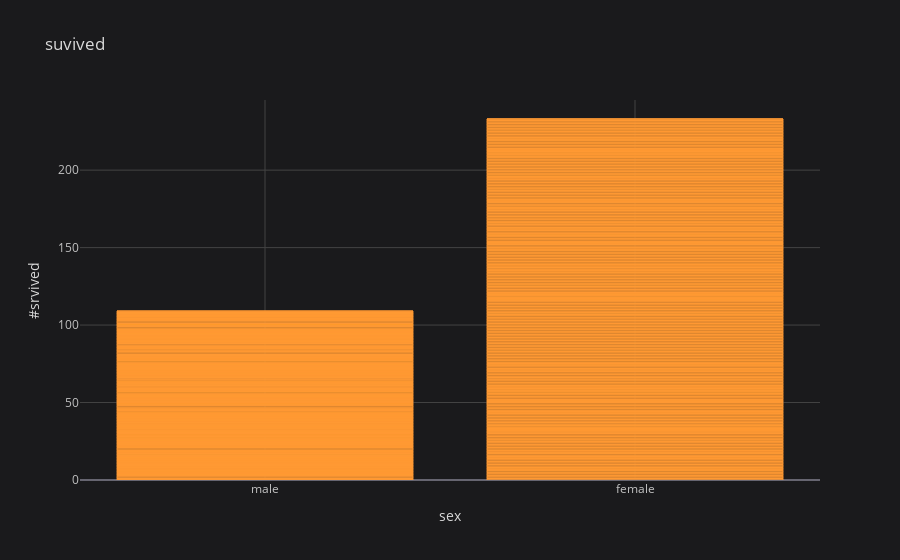

Here is the notebook cell this chart was saved with:
### Code cell
tdf.iplot(kind= 'bar',x='sex',y='survived',xTitle='sex',yTitle='#srvived',title='suvived',size = 1)

### Figure 1 — Plotly figure (JSON) as saved in the notebook; plotly's stock layout.template omitted (floating-point values rounded to 4 significant figures; data arrays with more than 128 entries replaced by an {"elided": "..."} marker saying what was removed)
{"data": [{"marker": {"color": "rgba(255, 153, 51, 0.6)", "line": {"color": "rgba(255, 153, 51, 1.0)", "width": 1}}, "name": "survived", "orientation": "v", "text": "", "type": "bar", "x": {"elided": "891 str values"}, "y": {"elided": "891 int values"}}], "layout": {"legend": {"bgcolor": "#1A1A1C", "font": {"color": "#D9D9D9"}}, "paper_bgcolor": "#1A1A1C", "plot_bgcolor": "#1A1A1C", "title": {"font": {"color": "#D9D9D9"}, "text": "suvived"}, "xaxis": {"gridcolor": "#434343", "showgrid": true, "tickfont": {"color": "#C2C2C2"}, "title": {"font": {"color": "#D9D9D9"}, "text": "sex"}, "zerolinecolor": "#666570"}, "yaxis": {"gridcolor": "#434343", "showgrid": true, "tickfont": {"color": "#C2C2C2"}, "title": {"font": {"color": "#D9D9D9"}, "text": "#srvived"}, "zerolinecolor": "#666570"}}}
